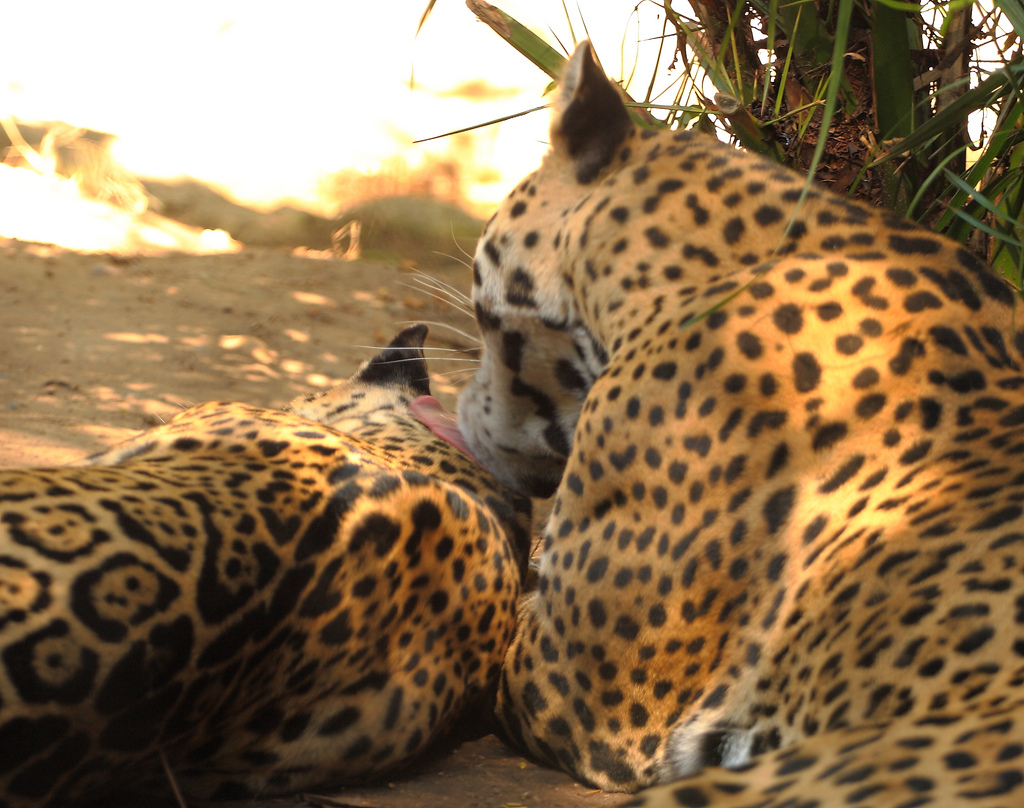
#> input picture input_images/1.jpg, 1024 x 808 px
$ python -i color.py   (imports and definitions only)
#> lines starting #> are read from the running program, lines starting #| are printed output that depends on the picture
#> further down, picture is the input picture: shape (808, 1024, 3); mean B, G, R 83.6, 115.5, 140.9
# -*- coding: utf-8 -*-
"""
Created on Wed May  30 12:29:43 2018

@author: Ayush
"""


from skimage import io
from sklearn.cluster import KMeans
import numpy as np

from flask import Flask, render_template, request
import numpy as np
import cv2
import imageio
import requests
import cv2
import json
import os
from sklearn.cluster import MiniBatchKMeans
# [1 line not run here, left out]
APP_ROOT = os.path.dirname(os.path.abspath(__file__))


def detect(image):

    (r, c) = image.shape[:2]
#> r = 808; c = 1024
    image = cv2.cvtColor(image, cv2.COLOR_BGR2LAB)#better to convert to a format that works better with euclidean distances
#> image: shape (808, 1024, 3); mean of channels 0, 1, 2 124.8, 134.2, 149.3
    image = image.reshape((r * c, 3))#reshaping the image
    clusters = MiniBatchKMeans(n_clusters = 8)#applying kmeans to extract dominant colors
    category = clusters.fit_predict(image)
    reconstructed_image = clusters.cluster_centers_.astype("uint8")[category]#get centers for each pixel and recreate the whole image
    reconstructed_image = reconstructed_image.reshape((r, c, 3))
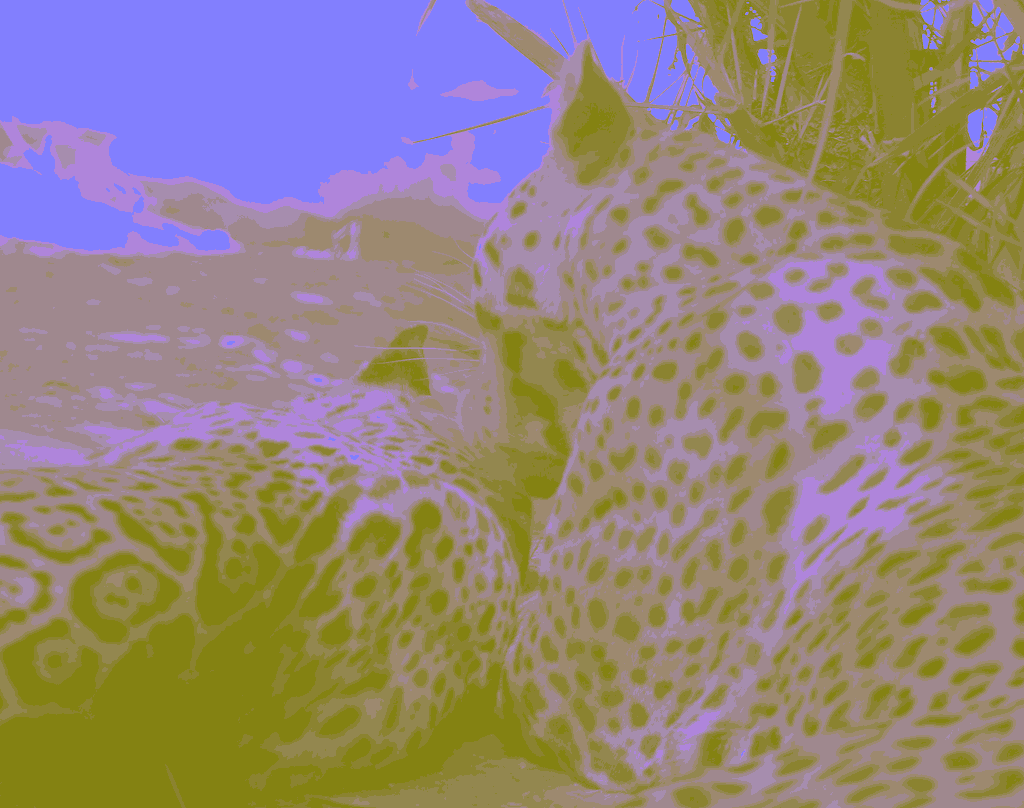
#> reconstructed_image: shape (808, 1024, 3); mean of channels 0, 1, 2 124.1, 133.7, 148.8; drawn as B, G, R
    image = image.reshape((r, c, 3))
    reconstructed_image = cv2.cvtColor(reconstructed_image, cv2.COLOR_LAB2BGR)
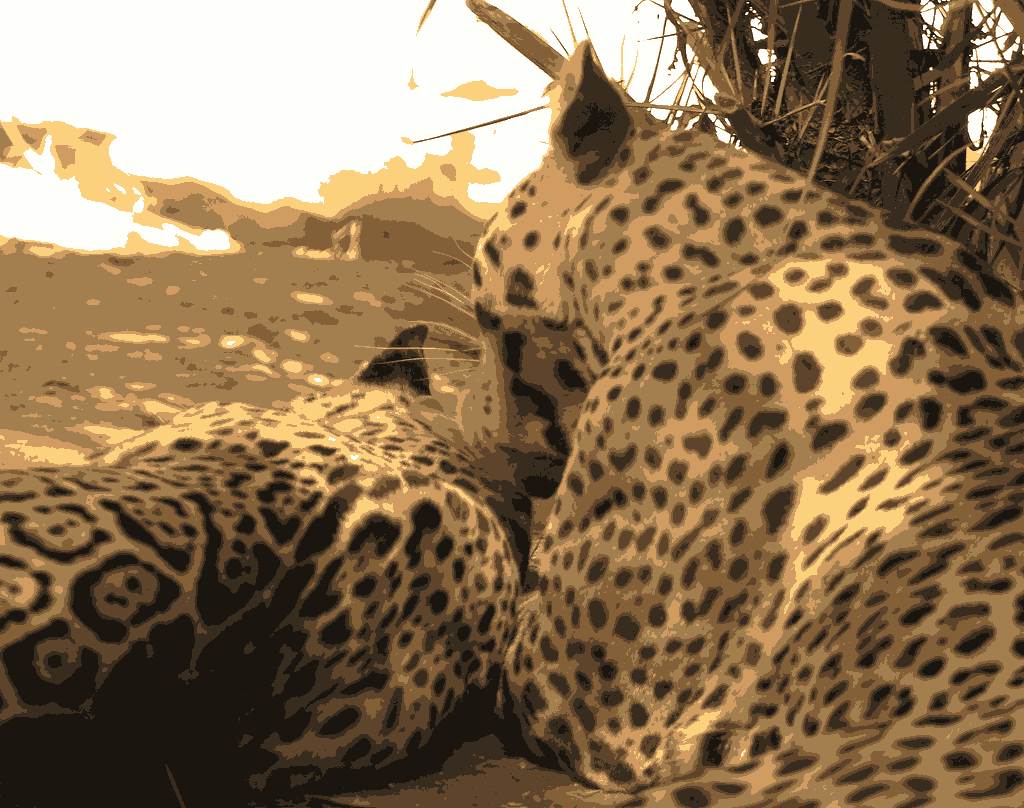
#> reconstructed_image: shape (808, 1024, 3); mean B, G, R 84.2, 115.3, 139.9
    image = cv2.cvtColor(image, cv2.COLOR_LAB2BGR)
    return(reconstructed_image)


##rest of these functions are simply to read an image and return a result on webpage and would be pretty much obvious
# [3 lines that did not run here, left out]

# [26 lines that did not run here, left out]


# [4 lines not run here, left out]

>>> import cv2
>>> picture = cv2.imread('input_images/1.jpg')
>>> result = detect(picture)

$ run again, on input_images/2.jpg
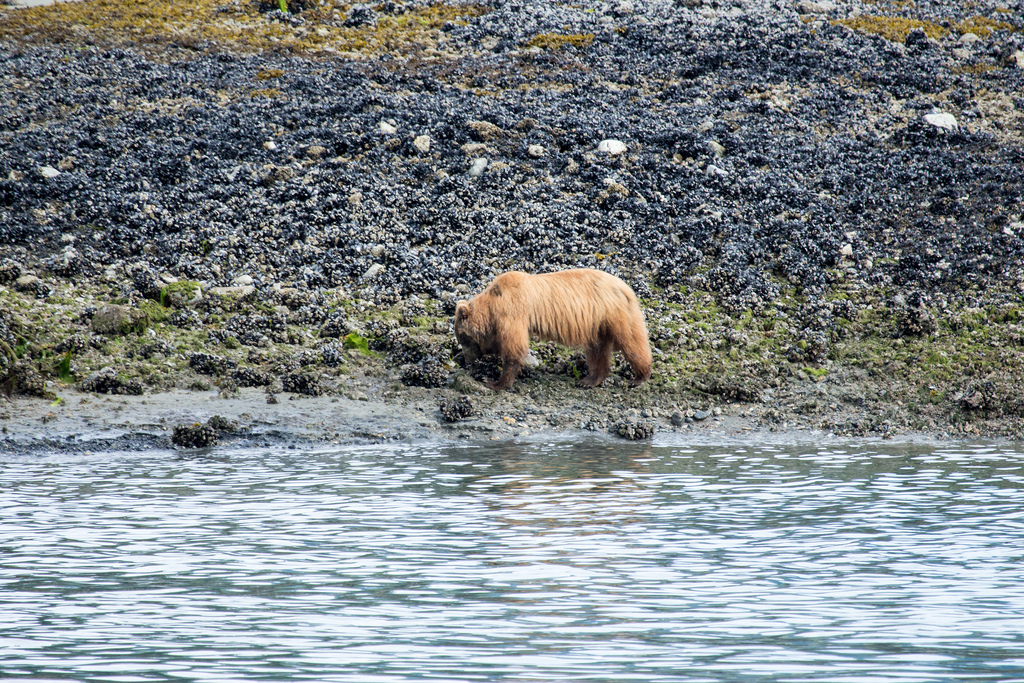
#> input picture input_images/2.jpg, 1024 x 683 px
#> picture is the input picture: shape (683, 1024, 3); mean B, G, R 138.7, 135.9, 128.6
#> in detect, `reconstructed_image = reconstructed_image.reshape((r, c, 3))`:
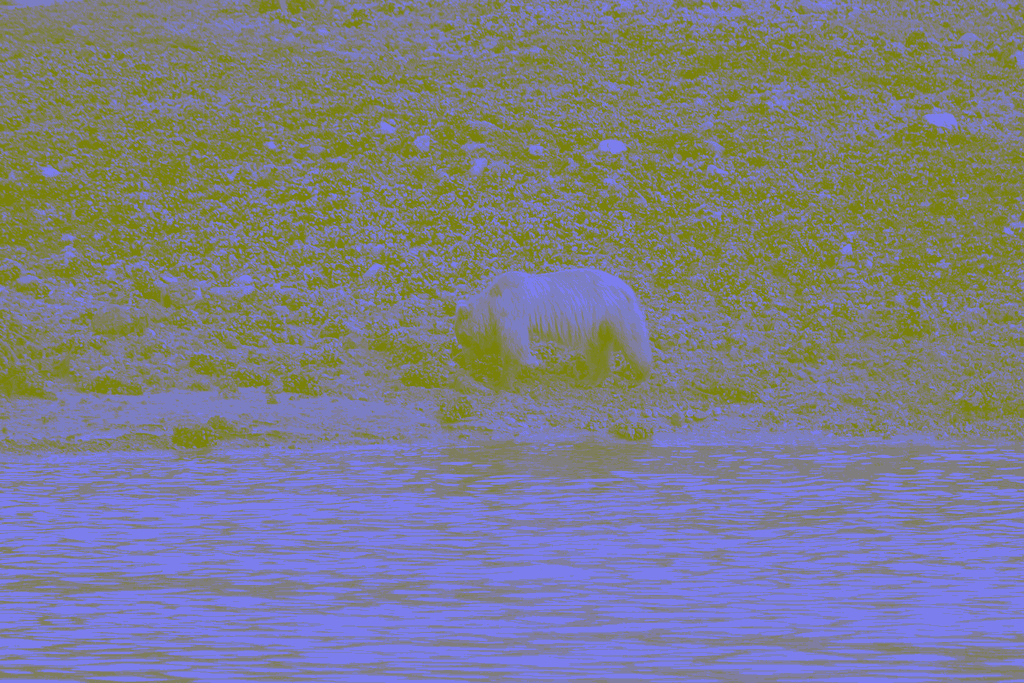
#> reconstructed_image: shape (683, 1024, 3); mean of channels 0, 1, 2 139.6, 126, 125.1; drawn as B, G, R
#> in detect, `reconstructed_image = cv2.cvtColor(reconstructed_image, cv2.COLOR_LAB2..`:
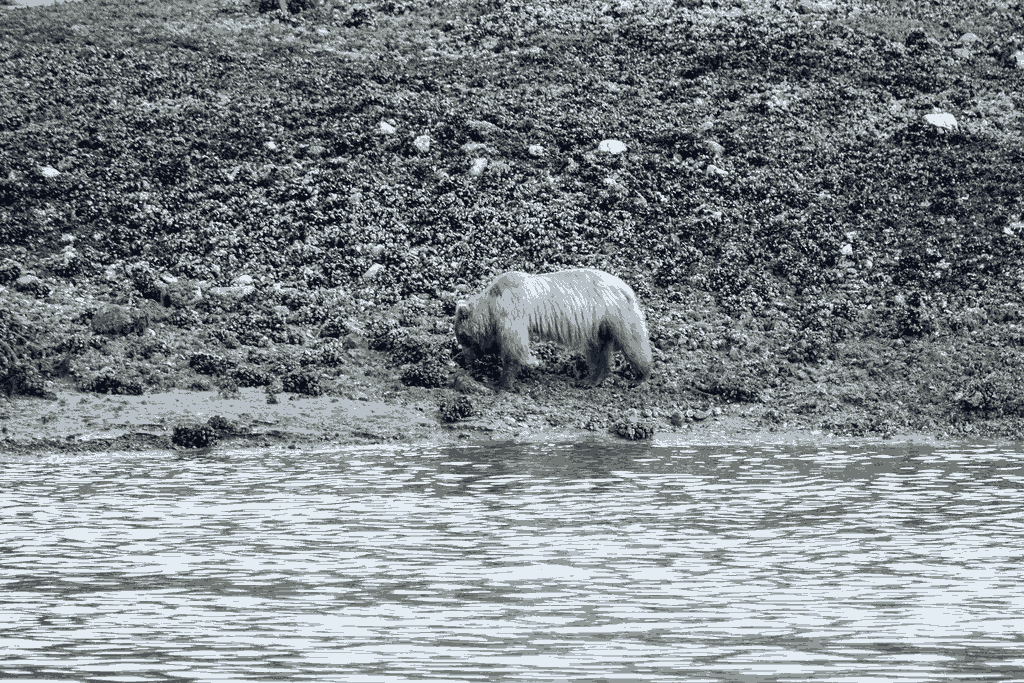
#> reconstructed_image: shape (683, 1024, 3); mean B, G, R 138.7, 135.2, 127.7

$ run again, on input_images/3.jpg
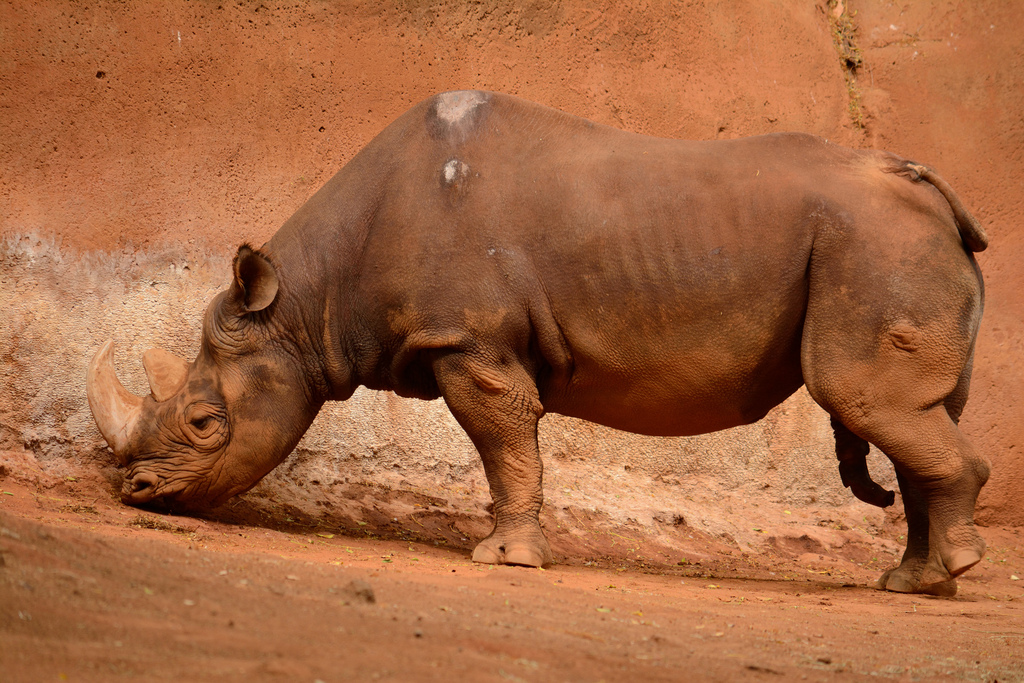
#> input picture input_images/3.jpg, 1024 x 683 px
#> picture is the input picture: shape (683, 1024, 3); mean B, G, R 65.2, 103.1, 165.5
#> in detect, `reconstructed_image = reconstructed_image.reshape((r, c, 3))`:
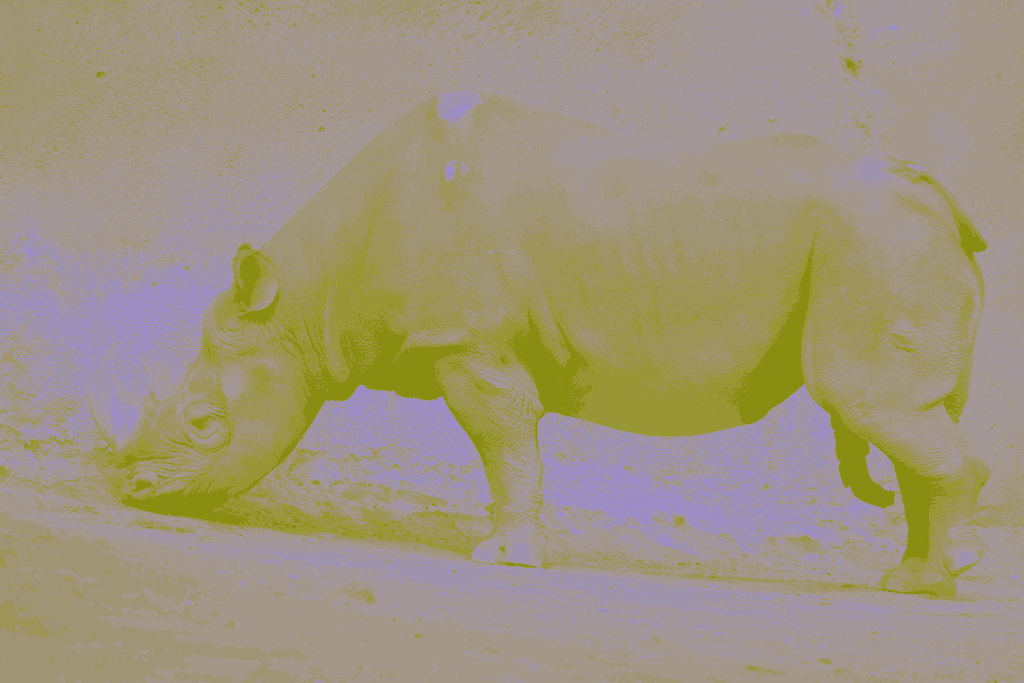
#> reconstructed_image: shape (683, 1024, 3); mean of channels 0, 1, 2 125.6, 149, 159; drawn as B, G, R

$ run again, on input_images/4.jpg
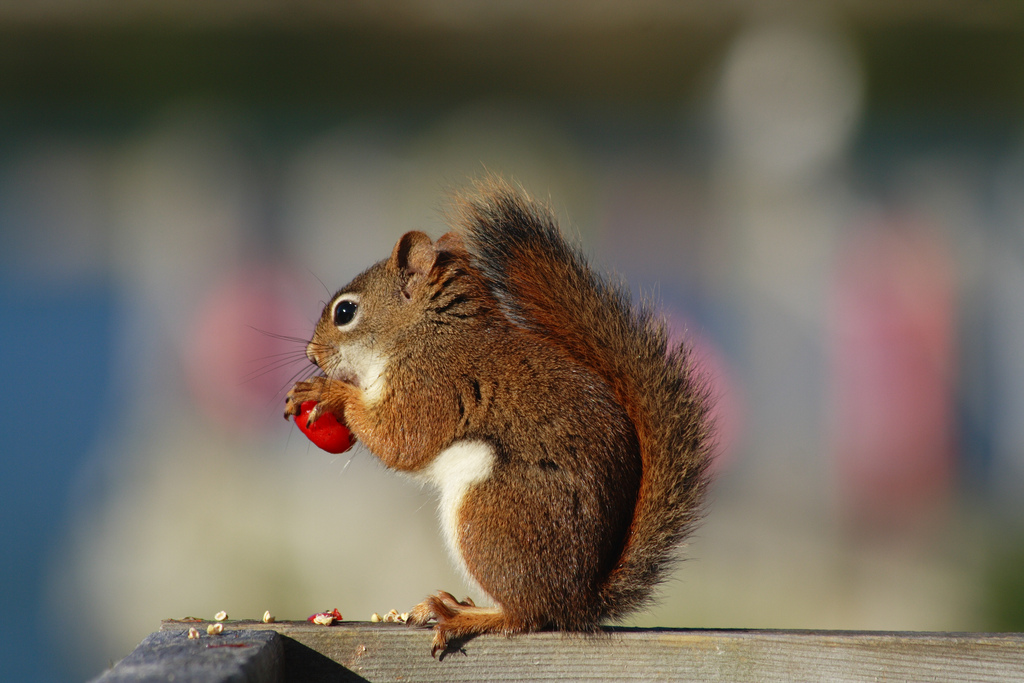
#> input picture input_images/4.jpg, 1024 x 683 px
#> picture is the input picture: shape (683, 1024, 3); mean B, G, R 87.9, 100.4, 109.4
#> in detect, `reconstructed_image = reconstructed_image.reshape((r, c, 3))`:
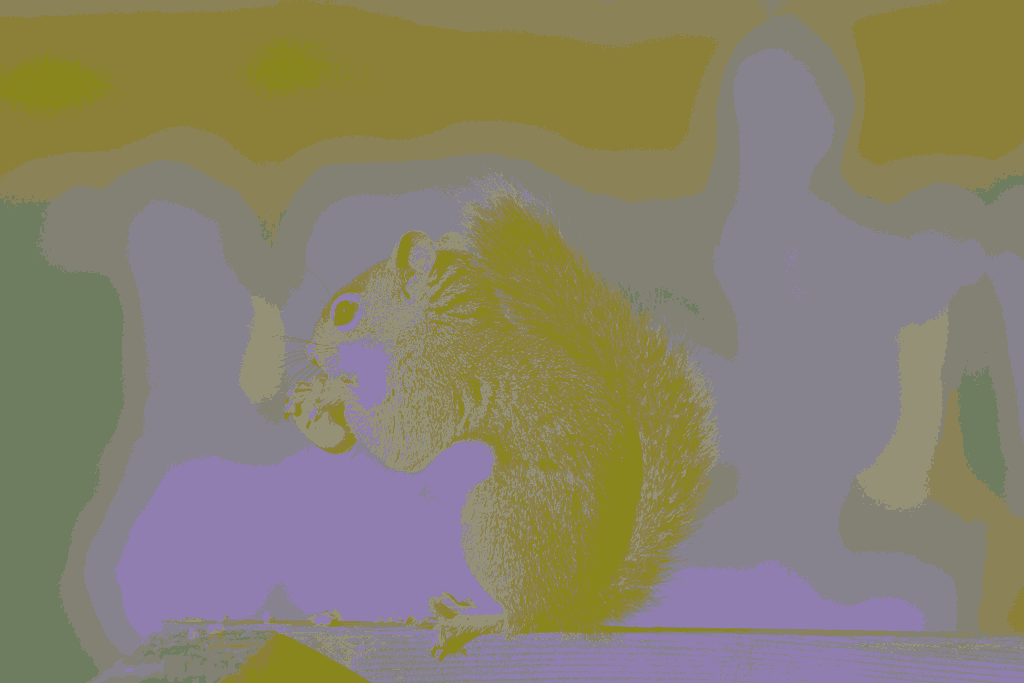
#> reconstructed_image: shape (683, 1024, 3); mean of channels 0, 1, 2 108.6, 129.6, 136.1; drawn as B, G, R
#> in detect, `reconstructed_image = cv2.cvtColor(reconstructed_image, cv2.COLOR_LAB2..`:
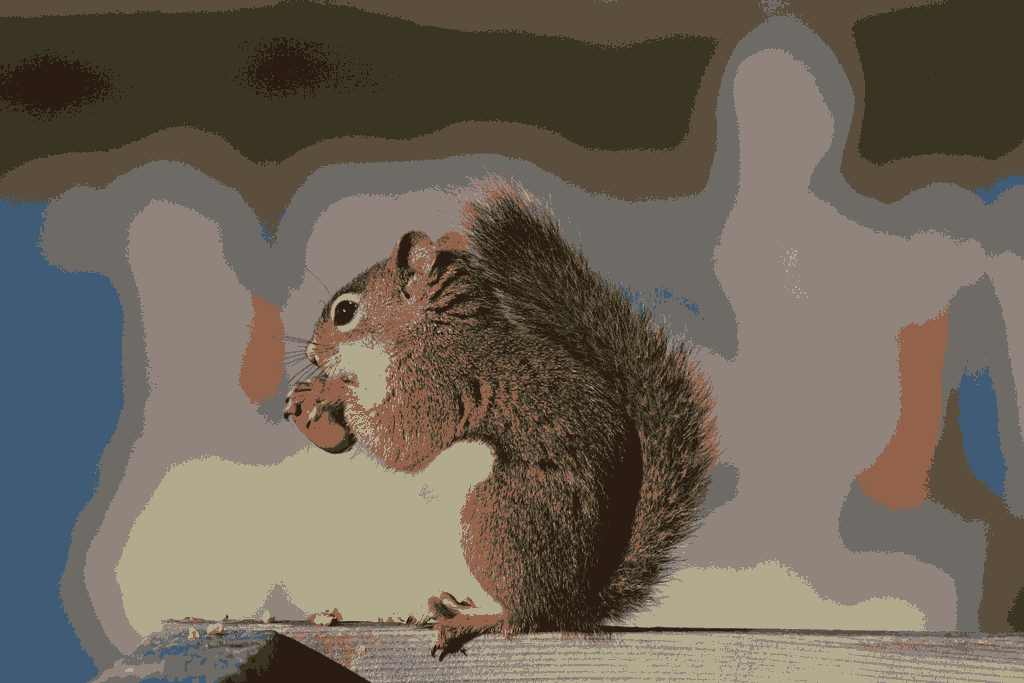
#> reconstructed_image: shape (683, 1024, 3); mean B, G, R 88.8, 100.3, 108.8
